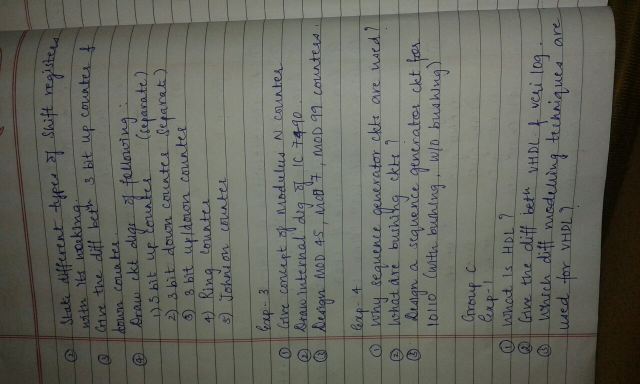
#> input picture test.jpg, 1280 x 768 px (shown at 1/2 size)
$ python masknew1.py --image test.jpg   (older library calls are emulated)
#> lines starting #> are read from the running program, lines starting #| are printed output that depends on the picture; after the words box and inside, x2 and y2 are one past the last pixel; in counts of white or black regions, pixels touching at a corner belong together; long printed decimals are rounded
import cv2
import imutils
import numpy as np
from PIL import Image
from PIL import ImageEnhance
import argparse
import urllib


ap = argparse.ArgumentParser()
ap.add_argument("-i","--image", required = True)
args = vars(ap.parse_args())
#image = cv2.imread(args["image"])
url_response = urllib.urlopen(args["image"])
img_array = np.array(bytearray(url_response.read()), dtype=np.uint8)
image = cv2.imdecode(img_array, -1)
#> image is the input picture: shape (768, 1280, 3); mean B, G, R 94.1, 102.8, 101.6


def clahe(img, clip_limit=2.0, grid_size=(8,8)):
    clahe = cv2.createCLAHE(clipLimit=clip_limit, tileGridSize=grid_size)
    return clahe.apply(img)

#---BLUR--
def blur(image):
    threshold = 1500
    score = cv2.Laplacian(image, cv2.CV_64F).var()
    if score < threshold:
        print ("Not Blur")
        print("Blur score:",score)
        return 0
    else:
        print ("Blur")
        print("Blur score:",score)
        return 1

def mask(image):
    src = image
    #ratio = src.shape[0] / 500.0
    orig = src.copy()
    #src = imutils.resize(src, height = 500)

    # HSV thresholding to get rid of as much background as possible
    hsv = cv2.cvtColor(src.copy(), cv2.COLOR_BGR2HSV)
    lower_blue = np.array([0, 0, 120])
    upper_blue = np.array([180, 38, 255])
    mask = cv2.inRange(hsv, lower_blue, upper_blue)
    result = cv2.bitwise_and(src, src, mask=mask)
    b, g, r = cv2.split(result)
    g = clahe(g, 5, (3, 3))

    # Adaptive Thresholding to isolate the document
    img_blur = cv2.blur(g, (9, 9))
    img_th = cv2.adaptiveThreshold(img_blur, 255, cv2.ADAPTIVE_THRESH_GAUSSIAN_C,cv2.THRESH_BINARY, 51, 2)

    contours, hierarchy = cv2.findContours(img_th,cv2.RETR_CCOMP,cv2.CHAIN_APPROX_SIMPLE)

    #Filter the rectangle by choosing only the big ones
    #and choose the brightest rectangle as the document
    max_brightness = 0
    canvas = src.copy()
    for cnt in contours:
        rect = cv2.boundingRect(cnt)
        x, y, w, h = rect
        if w*h > 40000:
            mask = np.zeros(src.shape, np.uint8)
            mask[y:y+h, x:x+w] = src[y:y+h, x:x+w]
            brightness = np.sum(mask)
            if brightness > max_brightness:
                brightest_rectangle = rect
                max_brightness = brightness
            #cv2.imshow("mask", mask)
            print(rect)
            #cv2.waitKey(0)
            break

    x, y, w, h = brightest_rectangle
    cv2.rectangle(canvas, (x, y), (x+w, y+h), (0, 255, 0), 1)
    #cv2.imshow("canvas", canvas)
    cv2.imwrite('maskedimg.jpg',mask)
    mask_img=mask
    #cv2.imwrite(r'C:\Users\AdityaJoshi\Desktop\zapfin\mask.png',mask)
    #cv2.waitKey(0)
    #img = cv2.imread('mask.png')
    img=mask_img
    gray = cv2.cvtColor(img,cv2.COLOR_BGR2GRAY)
    _,thresh = cv2.threshold(gray,1,255,cv2.THRESH_BINARY)
    contours,hierarchy = cv2.findContours(thresh,cv2.RETR_EXTERNAL,cv2.CHAIN_APPROX_SIMPLE)
    cnt = contours[0]
    x,y,w,h = cv2.boundingRect(cnt)
    crop = img[y:y+h,x:x+w]
    print(cnt)
    cv2.imwrite('croppedimg.jpg',crop)
    cropped= Image.fromarray(crop)
    enhance_img(cropped);
    #cv2.imshow('crop',crop)
    #return crop


def enhance_img(image1):
    enh_bri = ImageEnhance.Brightness(image1)
    brightness = 1.2
    image_brightened = enh_bri.enhance(brightness)
    #image_brightened.save("bright.jpg")

    image1 = image_brightened
    enh_col = ImageEnhance.Color(image1)
    color = 1.6
    image_colored = enh_col.enhance(color)
    #image_colored.save("color.jpg")

    image1 = image_colored
    enh_con = ImageEnhance.Contrast(image1)
    contrast = 2
    image_contrasted = enh_con.enhance(contrast)
    #image_contrasted.save("contrast.jpg")

    image1 = image_contrasted
    enh_sha = ImageEnhance.Sharpness(image1)
    sharpness = 1.3
    image_sharped = enh_sha.enhance(sharpness)
    image_sharped.save("sharp.jpg")

blurr=blur(image);
#> in blur, `score = cv2.Laplacian(image, cv2.CV_64F).var()`: score = 714.5
#| Blur score: 714.460
#> blurr = 0
print(blurr)
#| 0

if(blurr==0):
    mask(image);
#> in mask, `hsv = cv2.cvtColor(src.copy(), cv2.COLOR_BGR2HSV)`: hsv: shape (768, 1280, 3); mean H, S, V 41.1, 35.2, 104.1
#> in mask, `mask = cv2.inRange(hsv, lower_blue, upper_blue)`:
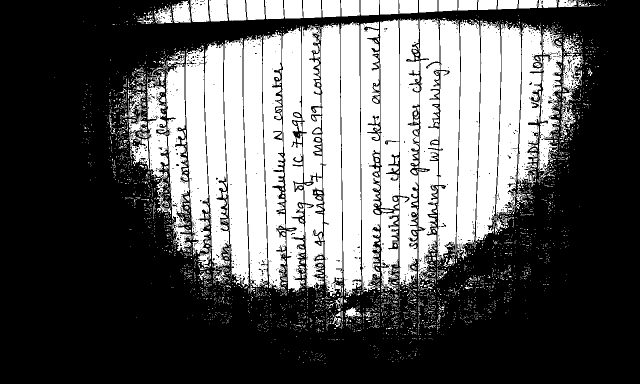
#> mask: shape (768, 1280) (shown at 1/2 size); 36.8% white; 3600 white regions (3338 under 20 px), largest, box (x1, y1, x2, y2) and area: (681, 44, 723, 595) 19468, (642, 47, 686, 592) 19067, (487, 70, 536, 575) 17688
#> in mask, `img_th = cv2.adaptiveThreshold(img_blur, 255, cv2.ADAPTIVE_THRESH_GAUS..`:
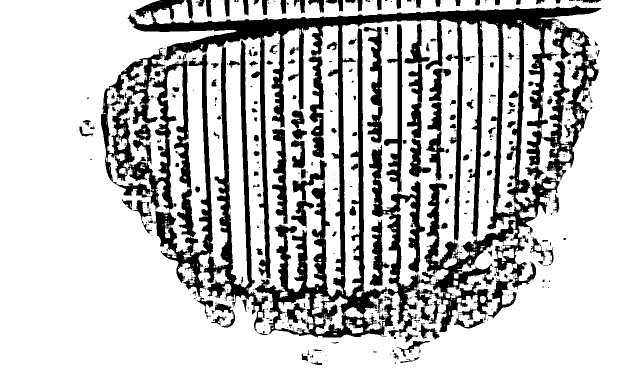
#> img_th: shape (768, 1280) (shown at 1/2 size); 77% white; 593 black regions (416 under 20 px)
#> in mask, `contours, hierarchy = cv2.findContours(img_th,cv2.RETR_CCOMP,cv2.CHAIN..`: contours = 985 contours, 752 with area under 20; largest, box (x1, y1, x2, y2) and area: (0, 0, 1280, 768) 610982, (684, 39, 1032, 594) 118054, (214, 87, 457, 536) 41651, (1052, 41, 1198, 362) 13758, (992, 47, 1041, 428) 10684
#> the loop in mask, `for cnt in contours:` made 376 passes
#> brightness on pass 376: 35892398
#| (214, 87, 243, 449)
#> after the loop in mask, `for cnt in contours:`:
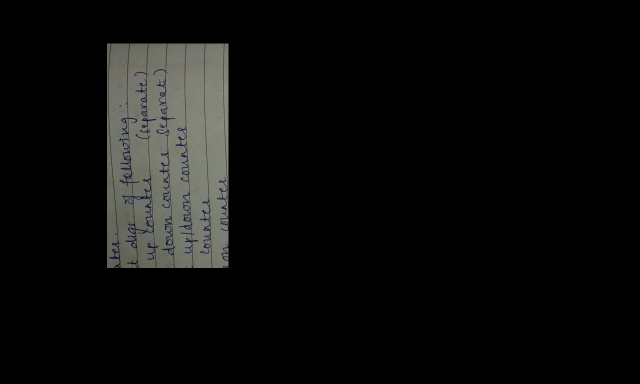
#> mask: shape (768, 1280, 3) (shown at 1/2 size); mean B, G, R 11.6, 12.6, 12.3
#> after the loop in mask, `for cnt in contours:`: max_brightness = 35892398
#> in mask, `cv2.rectangle(canvas, (x, y), (x+w, y+h), (0, 255, 0), 1)`: canvas: shape (768, 1280, 3); 0.14% of pixels changed, all inside (x1, y1, x2, y2) = (214, 87, 458, 537)
#> in mask, `_,thresh = cv2.threshold(gray,1,255,cv2.THRESH_BINARY)`:
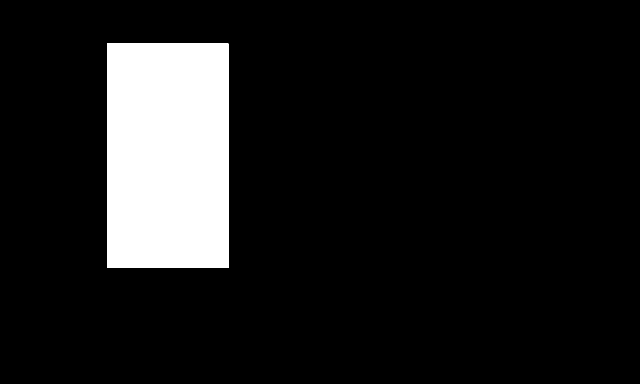
#> thresh: shape (768, 1280) (shown at 1/2 size); 11.1% white; 1 white region, box (x1, y1, x2, y2) and area: (214, 87, 457, 536) 109096
#> in mask, `contours,hierarchy = cv2.findContours(thresh,cv2.RETR_EXTERNAL,cv2.CHA..`: contours = [[[214, 87], [214, 535], [456, 535], [456, 87]]]
#> in mask, `cnt = contours[0]`: cnt = [[214, 87], [214, 535], [456, 535], [456, 87]]
#> in mask, `crop = img[y:y+h,x:x+w]`:
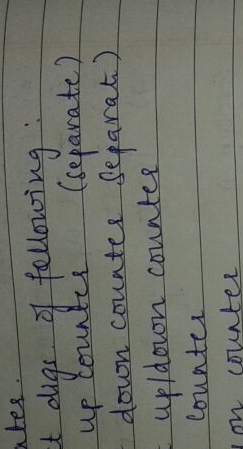
#> crop: shape (449, 243, 3); mean B, G, R 104.7, 113.2, 111.1
#| [[[214  87]]
#|  [[214 535]]
#|  [[456 535]]
#|  [[456  87]]]
#> in enhance_img, `image_brightened = enh_bri.enhance(brightness)`:
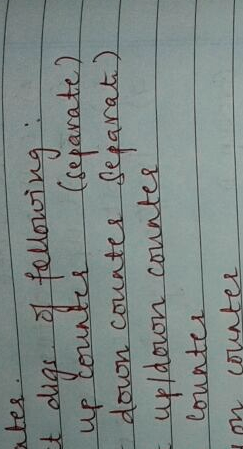
#> image_brightened: PIL image 243x449 RGB; mean R, G, B 125.2, 135.4, 132.9
#> in enhance_img, `image_contrasted = enh_con.enhance(contrast)`:
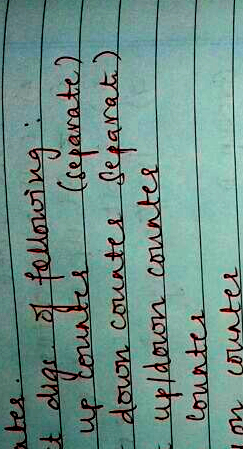
#> image_contrasted: PIL image 243x449 RGB; mean R, G, B 111.1, 144.2, 136.4
    #image1 = Image.open('./crop2.png')
    #enhance_img(image1);
